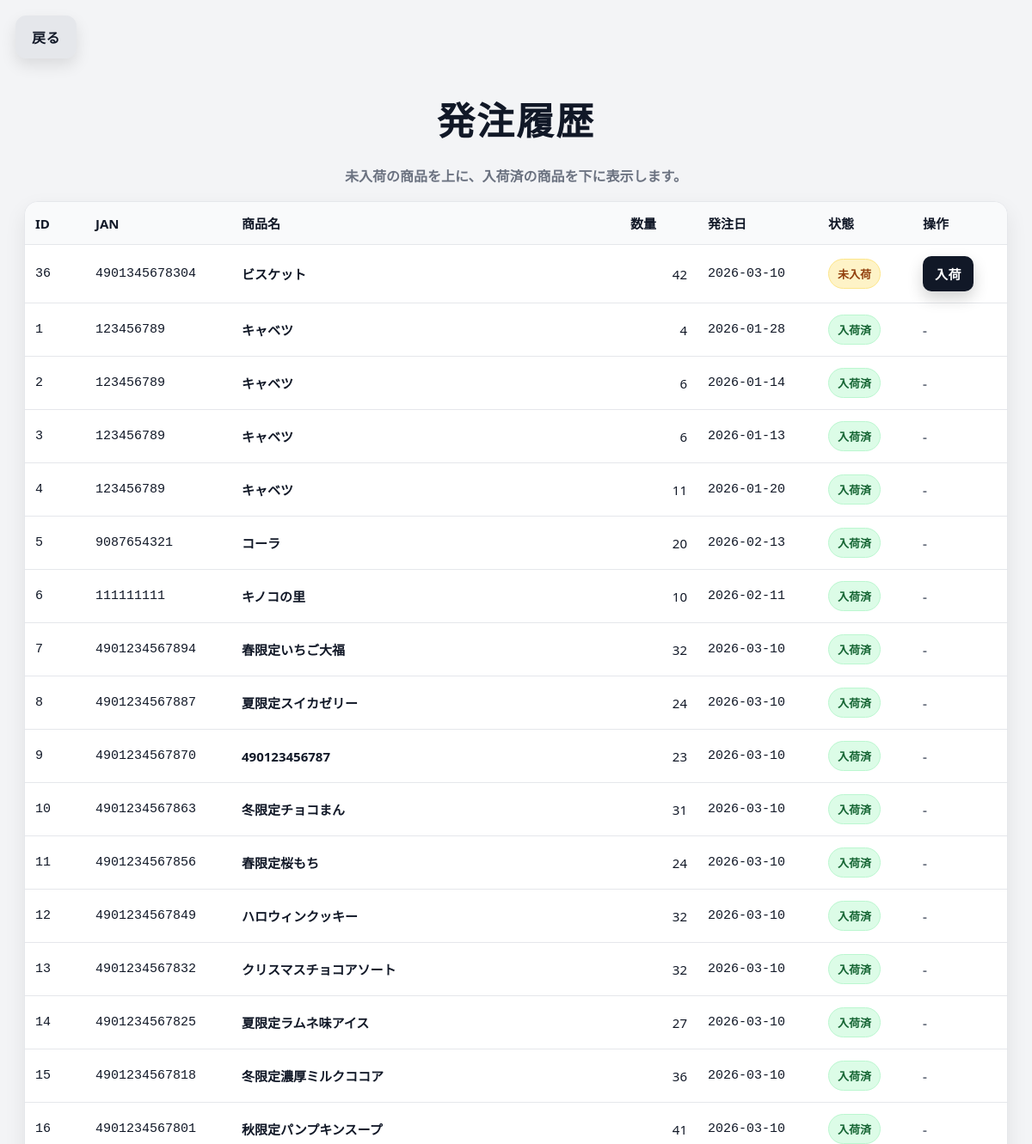
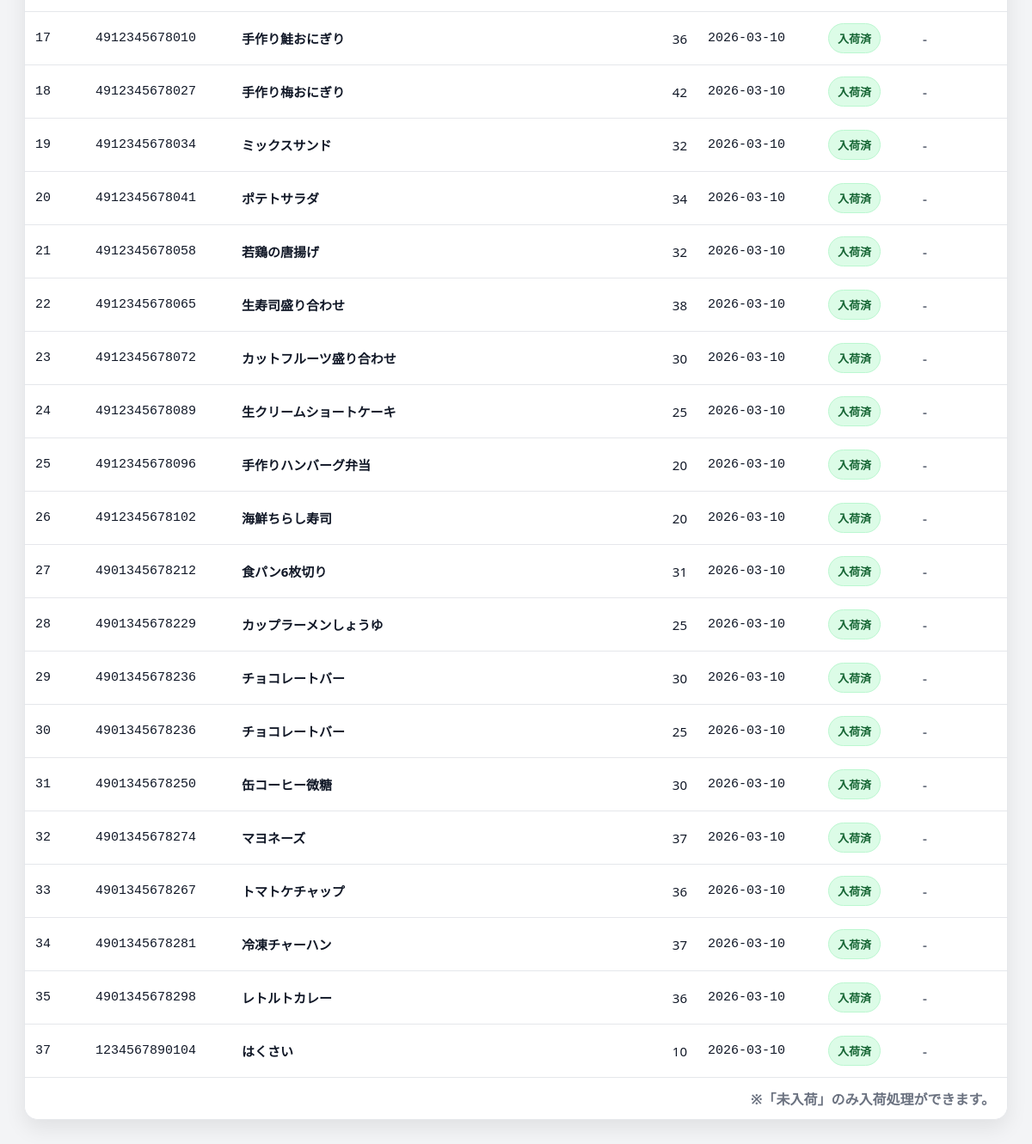
Screenshot of /pages/hacchu_list.php with the database file from the repository (2 pictures, top to bottom).
### tables this page shows
CREATE TABLE `orders` (
  `id` int(255) NOT NULL,
  `item_id` int(255) NOT NULL,
  `order_quantity` int(255) NOT NULL,
  `order_date` date NOT NULL,
  `status` int(255) NOT NULL,
  `created_at` date NOT NULL,
  `updated_at` date NOT NULL
);

CREATE TABLE `items` (
  `id` int(255) NOT NULL,
  `jan_code` varchar(13) NOT NULL,
  `item_name` varchar(100) NOT NULL,
  `category_id` int(255) NOT NULL,
  `unit` varchar(20) NOT NULL,
  `supplier` varchar(100) NOT NULL,
  `created_at` date NOT NULL,
  `updated_at` date NOT NULL,
  `price` int(11) NOT NULL DEFAULT 0,
  `reorder_point` int(11) NOT NULL DEFAULT 5,
  `is_limited` tinyint(1) NOT NULL DEFAULT 0 COMMENT '期間限定フラグ',
  `limited_start` date DEFAULT NULL COMMENT '販売開始日',
  `limited_end` date DEFAULT NULL COMMENT '販売終了日'
);

### pages/hacchu_list.php (the view, shortened to what this page needs)
<?php
require_once __DIR__ . '/../dbconnect.php';
$sql = "
  SELECT
    o.id,
    o.item_id,
    i.jan_code,
    i.item_name,
    o.order_quantity,
    o.order_date,
    o.status
  FROM orders o
  LEFT JOIN items i ON i.id = o.item_id
  ORDER BY
    CASE
      WHEN o.status = 0 THEN 0
      WHEN o.status = 1 THEN 1
      ELSE 2
    END ASC,
    o.id ASC
";
$stmt = $pdo->query($sql);
$orders = $stmt->fetchAll(PDO::FETCH_ASSOC);
function h($s){
  return htmlspecialchars((string)$s, ENT_QUOTES, 'UTF-8');
}
function statusLabel($status)
{
  switch ((int)$status) {
    case 0: return '未入荷';
    case 1: return '入荷済';
  }
}
?>
<!DOCTYPE html>
<html lang="ja">
<head>
  <link rel="stylesheet" href="../assets/css/hacchu.css?v=11">
</head>
<body class="hacchu-list-page">
  <a href="hacchu_form.php" class="btn btn-back">戻る</a>
  <div class="container container--wide">
    <div class="page-head">
      <h1 class="page-title">発注履歴</h1>
      <p class="page-sub">未入荷の商品を上に、入荷済の商品を下に表示します。</p>
    </div>
    <div class="table-card">
      <div class="table-wrap">
        <table class="orders-table">
          <thead>
            <tr>
              <th class="col-id">ID</th>
              <th class="col-jan">JAN</th>
              <th class="col-name">商品名</th>
              <th class="col-qty">数量</th>
              <th class="col-date">発注日</th>
              <th class="col-status">状態</th>
              <th class="col-action">操作</th>
            </tr>
          </thead>
          <tbody>
          <?php if (empty($orders)): ?>
            <tr>
              <td colspan="7" class="empty-row">発注履歴がありません</td>
            </tr>
          <?php else: ?>
            <?php foreach ($orders as $o): ?>
              <?php $st = (int)$o['status']; ?>
              <tr>
                <td class="td-mono"><?= h($o['id']) ?></td>
                <td class="td-mono"><?= h($o['jan_code'] ?? '') ?></td>
                <td class="td-name"><?= h($o['item_name'] ?? '') ?></td>
                <td class="td-num"><?= h($o['order_quantity']) ?></td>
                <td class="td-mono"><?= h($o['order_date']) ?></td>
                <td>
                  <span class="status-badge <?= $st === 0 ? 'is-wait' : 'is-done' ?>">
                    <?= h(statusLabel($st)) ?>
                  </span>
                </td>
                <td>
                  <?php if ($st === 0): ?>
                    <a class="btn btn-small btn-primary-soft" href="nyuka_form.php?order_id=<?= (int)$o['id'] ?>">入荷</a>
                  <?php else: ?>
                    <span class="muted">-</span>
                  <?php endif; ?>
                </td>
              </tr>
            <?php endforeach; ?>
          <?php endif; ?>
          </tbody>
        </table>
      </div>
      <div class="table-foot">
        <span class="hint">※「未入荷」のみ入荷処理ができます。</span>
      </div>
    </div>
  </div>
</body>
</html>

### assets/css/hacchu.css (style rules this page uses)
:root { --bg:#F3F4F6; --card:#FFFFFF; --text:#111827; --muted:#6B7280; --line:#E5E7EB; --btn:#111827; --btnText:#FFFFFF; --sub:#E5E7EB; --subText:#111827; --focus:#2563EB; }
* { box-sizing:border-box; }
body { margin:0; font-family: "Segoe UI","Hiragino Kaku Gothic ProN",sans-serif; background:var(--bg); color:var(--text); }
.container { width:100%; max-width:980px; margin:0 auto; padding:88px 18px 140px; }
.page-title { text-align:center; font-size:44px; margin:18px 0 22px; font-weight:800; letter-spacing:2px; }
.btn { display:inline-flex; align-items:center; justify-content:center; text-decoration:none; border:none; cursor:pointer; border-radius:12px; padding:12px 18px; font-weight:900; letter-spacing:.5px; transition:.15s; user-select:none; }
.btn-small { padding:10px 14px; border-radius:10px; font-weight:900; }
.btn-back { position:fixed; top:18px; left:18px; z-index:60; background:var(--sub); color:var(--subText); border:1px solid var(--line); box-shadow:0 8px 18px rgba(0,0,0,.10); }
.btn-primary-soft { background:#111827; color:#fff; box-shadow:0 8px 18px rgba(0,0,0,.18); }
.hacchu-list-page .container--wide { max-width: 1180px; }
.hacchu-list-page .page-head { text-align:center; margin-top: 10px; margin-bottom: 18px; }
.hacchu-list-page .page-sub { margin: 6px 0 0; color: var(--muted); font-weight: 800; }
.hacchu-list-page .table-card { background: var(--card); border: 1px solid var(--line); border-radius: 16px; box-shadow: 0 10px 24px rgba(0,0,0,.08); overflow: hidden; }
.hacchu-list-page .table-wrap { overflow: auto; }
.hacchu-list-page .orders-table { width: 100%; border-collapse: separate; border-spacing: 0; font-size: 15px; min-width: 980px; }
.hacchu-list-page .orders-table thead th { background: #F9FAFB; border-bottom: 1px solid var(--line); padding: 14px 12px; text-align: left; font-weight: 900; position: sticky; top: 0; z-index: 2; }
.hacchu-list-page .orders-table tbody td { background: #fff; border-bottom: 1px solid var(--line); padding: 13px 12px; vertical-align: middle; }
.hacchu-list-page .col-id { width: 70px; }
.hacchu-list-page .col-jan { width: 170px; }
.hacchu-list-page .col-qty { width: 90px; }
.hacchu-list-page .col-date { width: 140px; }
.hacchu-list-page .col-status { width: 110px; }
.hacchu-list-page .col-action { width: 110px; }
.hacchu-list-page .td-name { font-weight: 900; }
.hacchu-list-page .td-mono { font-variant-numeric: tabular-nums; font-family: ui-monospace, SFMono-Regular, Menlo, Consolas, monospace; }
.hacchu-list-page .td-num { text-align: right; font-variant-numeric: tabular-nums; }
.hacchu-list-page .status-badge { display: inline-flex; align-items: center; justify-content: center; padding: 7px 10px; border-radius: 999px; font-weight: 900; font-size: 13px; border: 1px solid var(--line); white-space: nowrap; }
.hacchu-list-page .status-badge.is-wait { background: #FEF3C7; color: #92400E; border-color: #FDE68A; }
.hacchu-list-page .status-badge.is-done { background: #DCFCE7; color: #166534; border-color: #BBF7D0; }
.hacchu-list-page .table-foot { display:flex; justify-content:flex-end; padding: 12px 14px; background: #fff; }
.hacchu-list-page .hint { color: var(--muted); font-weight: 900; }
.hacchu-list-page .muted { color: var(--muted); font-weight: 900; }

### rows the page displays
orders: id "36", item.jan_code "4901345678304", item.item_name "ビスケット", order_quantity "42", order_date "2026-03-10", status "未入荷"
orders: id "1", item.jan_code "123456789", item.item_name "キャベツ", order_quantity "4", order_date "2026-01-28", status "入荷済"
orders: id "2", item.jan_code "123456789", item.item_name "キャベツ", order_quantity "6", order_date "2026-01-14", status "入荷済"
orders: id "3", item.jan_code "123456789", item.item_name "キャベツ", order_quantity "6", order_date "2026-01-13", status "入荷済"
orders: id "4", item.jan_code "123456789", item.item_name "キャベツ", order_quantity "11", order_date "2026-01-20", status "入荷済"
orders: id "5", item.jan_code "9087654321", item.item_name "コーラ", order_quantity "20", order_date "2026-02-13", status "入荷済"
orders: id "6", item.jan_code "111111111", item.item_name "キノコの里", order_quantity "10", order_date "2026-02-11", status "入荷済"
orders: id "7", item.jan_code "4901234567894", item.item_name "春限定いちご大福", order_quantity "32", order_date "2026-03-10", status "入荷済"
orders: id "8", item.jan_code "4901234567887", item.item_name "夏限定スイカゼリー", order_quantity "24", order_date "2026-03-10", status "入荷済"
orders: id "9", item.jan_code "4901234567870", item.item_name "490123456787", order_quantity "23", order_date "2026-03-10", status "入荷済"
orders: id "10", item.jan_code "4901234567863", item.item_name "冬限定チョコまん", order_quantity "31", order_date "2026-03-10", status "入荷済"
orders: id "11", item.jan_code "4901234567856", item.item_name "春限定桜もち", order_quantity "24", order_date "2026-03-10", status "入荷済"
orders: id "12", item.jan_code "4901234567849", item.item_name "ハロウィンクッキー", order_quantity "32", order_date "2026-03-10", status "入荷済"
orders: id "13", item.jan_code "4901234567832", item.item_name "クリスマスチョコアソート", order_quantity "32", order_date "2026-03-10", status "入荷済"
orders: id "14", item.jan_code "4901234567825", item.item_name "夏限定ラムネ味アイス", order_quantity "27", order_date "2026-03-10", status "入荷済"
orders: id "15", item.jan_code "4901234567818", item.item_name "冬限定濃厚ミルクココア", order_quantity "36", order_date "2026-03-10", status "入荷済"
orders: id "16", item.jan_code "4901234567801", item.item_name "秋限定パンプキンスープ", order_quantity "41", order_date "2026-03-10", status "入荷済"
orders: id "17", item.jan_code "4912345678010", item.item_name "手作り鮭おにぎり", order_quantity "36", order_date "2026-03-10", status "入荷済"
orders: id "18", item.jan_code "4912345678027", item.item_name "手作り梅おにぎり", order_quantity "42", order_date "2026-03-10", status "入荷済"
orders: id "19", item.jan_code "4912345678034", item.item_name "ミックスサンド", order_quantity "32", order_date "2026-03-10", status "入荷済"
orders: id "20", item.jan_code "4912345678041", item.item_name "ポテトサラダ", order_quantity "34", order_date "2026-03-10", status "入荷済"
orders: id "21", item.jan_code "4912345678058", item.item_name "若鶏の唐揚げ", order_quantity "32", order_date "2026-03-10", status "入荷済"
orders: id "22", item.jan_code "4912345678065", item.item_name "生寿司盛り合わせ", order_quantity "38", order_date "2026-03-10", status "入荷済"
orders: id "23", item.jan_code "4912345678072", item.item_name "カットフルーツ盛り合わせ", order_quantity "30", order_date "2026-03-10", status "入荷済"
orders: id "24", item.jan_code "4912345678089", item.item_name "生クリームショートケーキ", order_quantity "25", order_date "2026-03-10", status "入荷済"
orders: id "25", item.jan_code "4912345678096", item.item_name "手作りハンバーグ弁当", order_quantity "20", order_date "2026-03-10", status "入荷済"
orders: id "26", item.jan_code "4912345678102", item.item_name "海鮮ちらし寿司", order_quantity "20", order_date "2026-03-10", status "入荷済"
orders: id "27", item.jan_code "4901345678212", item.item_name "食パン6枚切り", order_quantity "31", order_date "2026-03-10", status "入荷済"
orders: id "28", item.jan_code "4901345678229", item.item_name "カップラーメンしょうゆ", order_quantity "25", order_date "2026-03-10", status "入荷済"
orders: id "29", item.jan_code "4901345678236", item.item_name "チョコレートバー", order_quantity "30", order_date "2026-03-10", status "入荷済"
orders: id "30", item.jan_code "4901345678236", item.item_name "チョコレートバー", order_quantity "25", order_date "2026-03-10", status "入荷済"
orders: id "31", item.jan_code "4901345678250", item.item_name "缶コーヒー微糖", order_quantity "30", order_date "2026-03-10", status "入荷済"
orders: id "32", item.jan_code "4901345678274", item.item_name "マヨネーズ", order_quantity "37", order_date "2026-03-10", status "入荷済"
orders: id "33", item.jan_code "4901345678267", item.item_name "トマトケチャップ", order_quantity "36", order_date "2026-03-10", status "入荷済"
orders: id "34", item.jan_code "4901345678281", item.item_name "冷凍チャーハン", order_quantity "37", order_date "2026-03-10", status "入荷済"
orders: id "35", item.jan_code "4901345678298", item.item_name "レトルトカレー", order_quantity "36", order_date "2026-03-10", status "入荷済"
orders: id "37", item.jan_code "1234567890104", item.item_name "はくさい", order_quantity "10", order_date "2026-03-10", status "入荷済"
